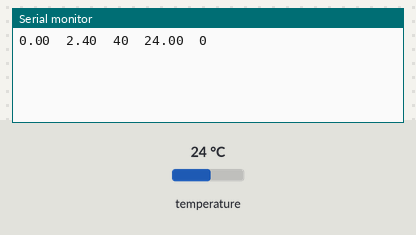
Bench run of a sketch on a simulated Arduino Uno, built with avr-gcc and run on an emulated ATmega328P. On the bench: the last lines printed to the serial monitor. Inputs (shaded band) come from the test bench; at power-on: temperature 24 °C.

Above: at 1.5 s.
1.6 s: temperature set to 12 °C
At 3.0 s:
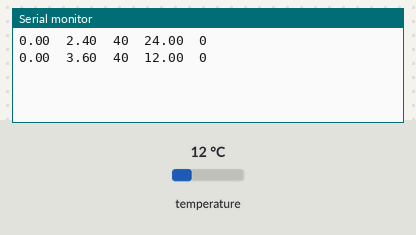
3.1 s: temperature set to 19 °C
At 5.3 s:
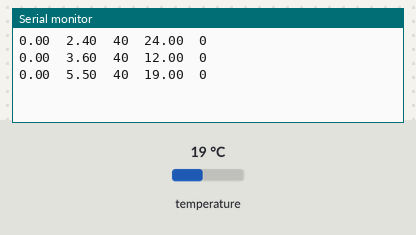
Timing chart, 0 to 6.8 s (numbered marks = the images above; inputs shaded):
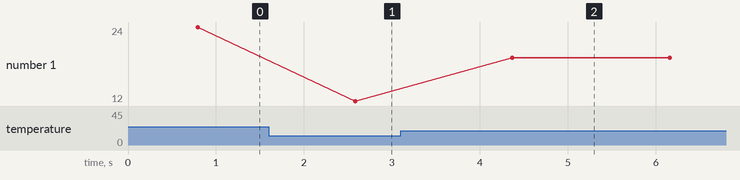

Measured:
- after the input at 1.6 s, the serial monitor: prints a new line after 0.98 s (image 1)
- after the input at 3.1 s, the serial monitor: prints a new line after 1.3 s (image 2)
- plotted number 1: 24 → 12 after the input at 1.6 s, 12 → 19 after the input at 3.1 s

The sketch:

DS18B20.ino
```cpp
#include <OneWire.h>
#include <DallasTemperature.h>

#define USE_SERIAL  Serial

#define ONE_WIRE_BUS 2

#include <Fuzzy.h>

OneWire oneWire(ONE_WIRE_BUS);

DallasTemperature sensors(&oneWire);

Fuzzy *fuzzy = new Fuzzy();

int sp = 40;

const int numReadings = 10;

float readings[numReadings];      // the readings from the analog input
int readIndex = 0;              // the index of the current reading
float total = 0;                  // the running total
float average = 0;                // the average
bool reads = false;

float lastValue;

int errCount;

void setup(void)
{
  Serial.begin(9600);
  sensors.begin();

  fuzzySetup();

  for (int thisReading = 0; thisReading < numReadings; thisReading++) {
    readings[thisReading] = 0;
  }
}

void loop(void){
  sensors.requestTemperatures(); // Send the command to get temperatures

  float val = sensors.getTempCByIndex(0);

  if (val == -127){
    val = lastValue;
    errCount++;
  }else{
    errCount = 0;
  }

  total = total - readings[readIndex];
  readings[readIndex] = val;
  total = total + readings[readIndex];
  readIndex = readIndex + 1;

  lastValue = sensors.getTempCByIndex(0);

  if (readIndex >= numReadings) {
    readIndex = 0;
    reads = true;
  }

  average = total / numReadings;

  float input = sp - average;
  float output = 0;
  if(reads){
    fuzzy->setInput(1, input);
      // Running the Fuzzification
    fuzzy->fuzzify();
      // Running the Defuzzification
    output = fuzzy->defuzzify(1);
  }

  Serial.print(output);
  Serial.print("\t");
  Serial.print(average);
  Serial.print("\t");
  Serial.print(sp);
  Serial.print("\t");
  Serial.print(sensors.getTempCByIndex(0));
  Serial.print("\t");
  Serial.println(errCount);

  delay(1000);
}

void fuzzySetup(){
  // Instantiating a FuzzyInput object
  FuzzyInput *distance = new FuzzyInput(1);
  // Instantiating a FuzzySet object
  FuzzySet *small = new FuzzySet(-3, 0, 0, 4);
  // Including the FuzzySet into FuzzyInput
  distance->addFuzzySet(small);
  // Instantiating a FuzzySet object
  FuzzySet *safe = new FuzzySet(3, 5, 5, 7);
  // Including the FuzzySet into FuzzyInput
  distance->addFuzzySet(safe);
  // Instantiating a FuzzySet object
  FuzzySet *big = new FuzzySet(6, 8, 50, 50);
  // Including the FuzzySet into FuzzyInput
  distance->addFuzzySet(big);
  // Including the FuzzyInput into Fuzzy
  fuzzy->addFuzzyInput(distance);

  // Instantiating a FuzzyOutput objects
  FuzzyOutput *speed = new FuzzyOutput(1);
  // Instantiating a FuzzySet object
  FuzzySet *slow = new FuzzySet(28, 28, 28, 62);
  // Including the FuzzySet into FuzzyOutput
  speed->addFuzzySet(slow);
  // Instantiating a FuzzySet object
  FuzzySet *average = new FuzzySet(60, 65, 65, 70);
  // Including the FuzzySet into FuzzyOutput
  speed->addFuzzySet(average);
  // Instantiating a FuzzySet object
  FuzzySet *fast = new FuzzySet(65, 80, 80, 80);
  // Including the FuzzySet into FuzzyOutput
  speed->addFuzzySet(fast);
  // Including the FuzzyOutput into Fuzzy
  fuzzy->addFuzzyOutput(speed);

  // Building FuzzyRule "IF distance = small THEN speed = slow"
  // Instantiating a FuzzyRuleAntecedent objects
  FuzzyRuleAntecedent *ifDistanceSmall = new FuzzyRuleAntecedent();
  // Creating a FuzzyRuleAntecedent with just a single FuzzySet
  ifDistanceSmall->joinSingle(small);
  // Instantiating a FuzzyRuleConsequent objects
  FuzzyRuleConsequent *thenSpeedSlow = new FuzzyRuleConsequent();
  // Including a FuzzySet to this FuzzyRuleConsequent
  thenSpeedSlow->addOutput(slow);
  // Instantiating a FuzzyRule objects
  FuzzyRule *fuzzyRule01 = new FuzzyRule(1, ifDistanceSmall, thenSpeedSlow);
  // Including the FuzzyRule into Fuzzy
  fuzzy->addFuzzyRule(fuzzyRule01);

  // Building FuzzyRule "IF distance = safe THEN speed = average"
  // Instantiating a FuzzyRuleAntecedent objects
  FuzzyRuleAntecedent *ifDistanceSafe = new FuzzyRuleAntecedent();
  // Creating a FuzzyRuleAntecedent with just a single FuzzySet
  ifDistanceSafe->joinSingle(safe);
  // Instantiating a FuzzyRuleConsequent objects
  FuzzyRuleConsequent *thenSpeedAverage = new FuzzyRuleConsequent();
  // Including a FuzzySet to this FuzzyRuleConsequent
  thenSpeedAverage->addOutput(average);
  // Instantiating a FuzzyRule objects
  FuzzyRule *fuzzyRule02 = new FuzzyRule(2, ifDistanceSafe, thenSpeedAverage);
  // Including the FuzzyRule into Fuzzy
  fuzzy->addFuzzyRule(fuzzyRule02);

  // Building FuzzyRule "IF distance = big THEN speed = high"
  // Instantiating a FuzzyRuleAntecedent objects
  FuzzyRuleAntecedent *ifDistanceBig = new FuzzyRuleAntecedent();
  // Creating a FuzzyRuleAntecedent with just a single FuzzySet
  ifDistanceBig->joinSingle(big);
  // Instantiating a FuzzyRuleConsequent objects
  FuzzyRuleConsequent *thenSpeedFast = new FuzzyRuleConsequent();
  // Including a FuzzySet to this FuzzyRuleConsequent
  thenSpeedFast->addOutput(fast);
  // Instantiating a FuzzyRule objects
  FuzzyRule *fuzzyRule03 = new FuzzyRule(3, ifDistanceBig, thenSpeedFast);
  // Including the FuzzyRule into Fuzzy
  fuzzy->addFuzzyRule(fuzzyRule03);
}
```
